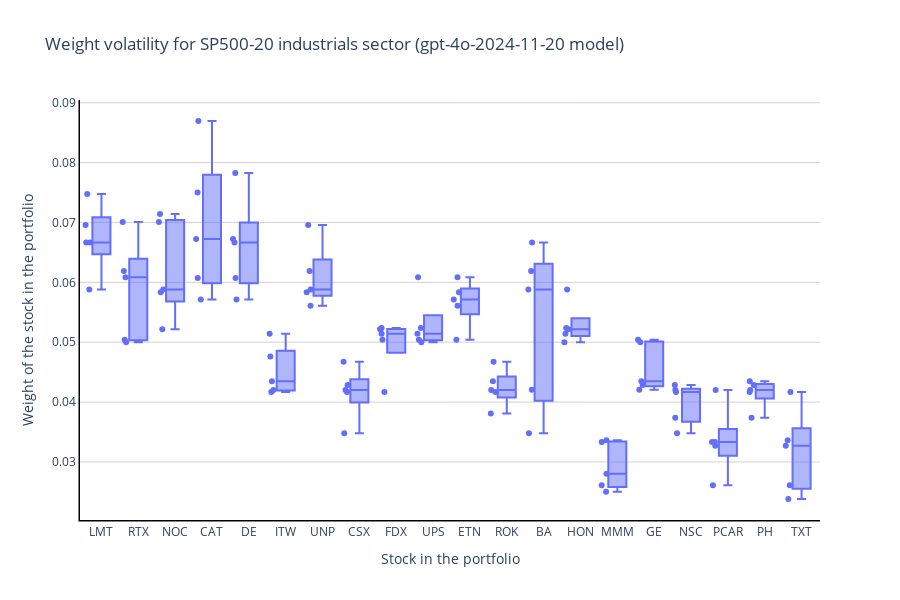

Source (notebook cell):
### Markdown cell above
## Weight volatility

### Code cell
# gpt
if model == 'gpt-4o-2024-11-20':
    csv_path_write_avg = f'cached/gpt/4o_avg_weights_response/responses20_auto_{sector_name}.csv'
elif model == "gpt-4.1":
    csv_path_write_avg = f'cached/gpt/4.1_avg_weights_response/responses20_auto_{sector_name}.csv'
elif model == "o4-mini":
    csv_path_write_avg = f'cached/gpt/o4-mini_avg_weights_response/responses20_auto_{sector_name}.csv'
elif model == "gpt-5":
    csv_path_write_avg = f'cached/gpt/5_avg_weights_response/responses20_auto_{sector_name}.csv'
# ds
elif model == 'deepseek-chat':
    csv_path_write_avg = f'cached/ds/dsV3_avg_weights_response/responses20_auto_{sector_name}.csv'
elif model == 'deepseek-reasoner':
    csv_path_write_avg = f'cached/ds/dsR1_avg_weights_response/responses20_auto_{sector_name}.csv'
# claude
elif model == 'claude-3-7-sonnet-20250219':
    csv_path_write_avg = f'cached/claude/sonnet-3.7_avg_weights_response/responses20_auto_{sector_name}.csv'
elif model == 'claude-sonnet-4-20250514':
    csv_path_write_avg = f'cached/claude/sonnet-4_avg_weights_response/responses20_auto_{sector_name}.csv'
elif model == 'claude-opus-4-20250514':
    csv_path_write_avg = f'cached/claude/opus-4_avg_weights_response/responses20_auto_{sector_name}.csv'
# gemini
elif model == 'gemini-2.5-pro-preview-05-06':
    csv_path_write_avg = f'cached/gemini/gemini_avg_weights_response/responses20_auto_{sector_name}.csv'
# grok
elif model == 'grok-3-latest':
    csv_path_write_avg = f'cached/grok/grok3_avg_weights_response/responses20_auto_{sector_name}.csv'
elif model == 'grok-3-mini-latest':
    csv_path_write_avg = f'cached/grok/grok3-mini_avg_weights_response/responses20_auto_{sector_name}.csv'

dfw = pd.read_csv(csv_path_write_avg)

fig = px.box(dfw, x='Stock', y=['Weight_0', 'Weight_1', 'Weight_2', 'Weight_3', 'Weight_4'], points="all",
             title=f"Weight volatility for {full_ticker} {sector_name} sector ({model} model)",
             labels={'variable': 'Columns', 'value': 'Weight'})

fig.update_layout(
    height=600, 
    width=900,
    xaxis_title='Stock in the portfolio',
    yaxis_title='Weight of the stock in the portfolio',
    plot_bgcolor='white',
    xaxis=dict(        
        linecolor='black',
        linewidth=1.5
    ),
    yaxis=dict(
        gridcolor='lightgray',     
        linecolor='black', 
        linewidth=1.5
    )
)
fig.show()

### Figure 1 — Plotly figure (JSON) as saved in the notebook; plotly's stock layout.template omitted (floating-point values rounded to 4 significant figures)
{"data": [{"alignmentgroup": "True", "boxpoints": "all", "hovertemplate": "Stock=%{x}<br>Weight=%{y}<extra></extra>", "legendgroup": "", "marker": {"color": "#636efa"}, "name": "", "notched": false, "offsetgroup": "", "orientation": "v", "showlegend": false, "type": "box", "x": ["LMT", "RTX", "NOC", "CAT", "DE", "ITW", "UNP", "CSX", "FDX", "UPS", "ETN", "ROK", "BA", "HON", "MMM", "GE", "NSC", "PCAR", "PH", "TXT", "LMT", "RTX", "NOC", "CAT", "DE", "ITW", "UNP", "CSX", "FDX", "UPS", "ETN", "ROK", "BA", "HON", "MMM", "GE", "NSC", "PCAR", "PH", "TXT", "LMT", "RTX", "NOC", "CAT", "DE", "ITW", "UNP", "CSX", "FDX", "UPS", "ETN", "ROK", "BA", "HON", "MMM", "GE", "NSC", "PCAR", "PH", "TXT", "LMT", "RTX", "NOC", "CAT", "DE", "ITW", "UNP", "CSX", "FDX", "UPS", "ETN", "ROK", "BA", "HON", "MMM", "GE", "NSC", "PCAR", "PH", "TXT", "LMT", "RTX", "NOC", "CAT", "DE", "ITW", "UNP", "CSX", "FDX", "UPS", "ETN", "ROK", "BA", "HON", "MMM", "GE", "NSC", "PCAR", "PH", "TXT"], "x0": " ", "xaxis": "x", "y": [0.06667, 0.05, 0.05833, 0.075, 0.06667, 0.04167, 0.05833, 0.04167, 0.04167, 0.05, 0.05833, 0.04167, 0.06667, 0.05, 0.025, 0.05, 0.04167, 0.03333, 0.04167, 0.04167, 0.05882, 0.05042, 0.05882, 0.06723, 0.06723, 0.04202, 0.05882, 0.04202, 0.05042, 0.05042, 0.05042, 0.04202, 0.05882, 0.05882, 0.03361, 0.05042, 0.04202, 0.04202, 0.04202, 0.03361, 0.07477, 0.07009, 0.07009, 0.06075, 0.06075, 0.0514, 0.05607, 0.04673, 0.0514, 0.0514, 0.05607, 0.04673, 0.04206, 0.0514, 0.02804, 0.04206, 0.03738, 0.03271, 0.03738, 0.03271, 0.06957, 0.06087, 0.05217, 0.08696, 0.07826, 0.04348, 0.06957, 0.03478, 0.05217, 0.06087, 0.06087, 0.04348, 0.03478, 0.05217, 0.02609, 0.04348, 0.03478, 0.02609, 0.04348, 0.02609, 0.06667, 0.0619, 0.07143, 0.05714, 0.05714, 0.04762, 0.0619, 0.04286, 0.05238, 0.05238, 0.05714, 0.0381, 0.0619, 0.05238, 0.03333, 0.04286, 0.04286, 0.03333, 0.04286, 0.02381], "y0": " ", "yaxis": "y"}], "layout": {"boxmode": "group", "height": 600, "legend": {"tracegroupgap": 0}, "plot_bgcolor": "white", "title": {"text": "Weight volatility for SP500-20 industrials sector (gpt-4o-2024-11-20 model)"}, "width": 900, "xaxis": {"anchor": "y", "domain": [0, 1], "linecolor": "black", "linewidth": 1.5, "title": {"text": "Stock in the portfolio"}}, "yaxis": {"anchor": "x", "domain": [0, 1], "gridcolor": "lightgray", "linecolor": "black", "linewidth": 1.5, "title": {"text": "Weight of the stock in the portfolio"}}}}
